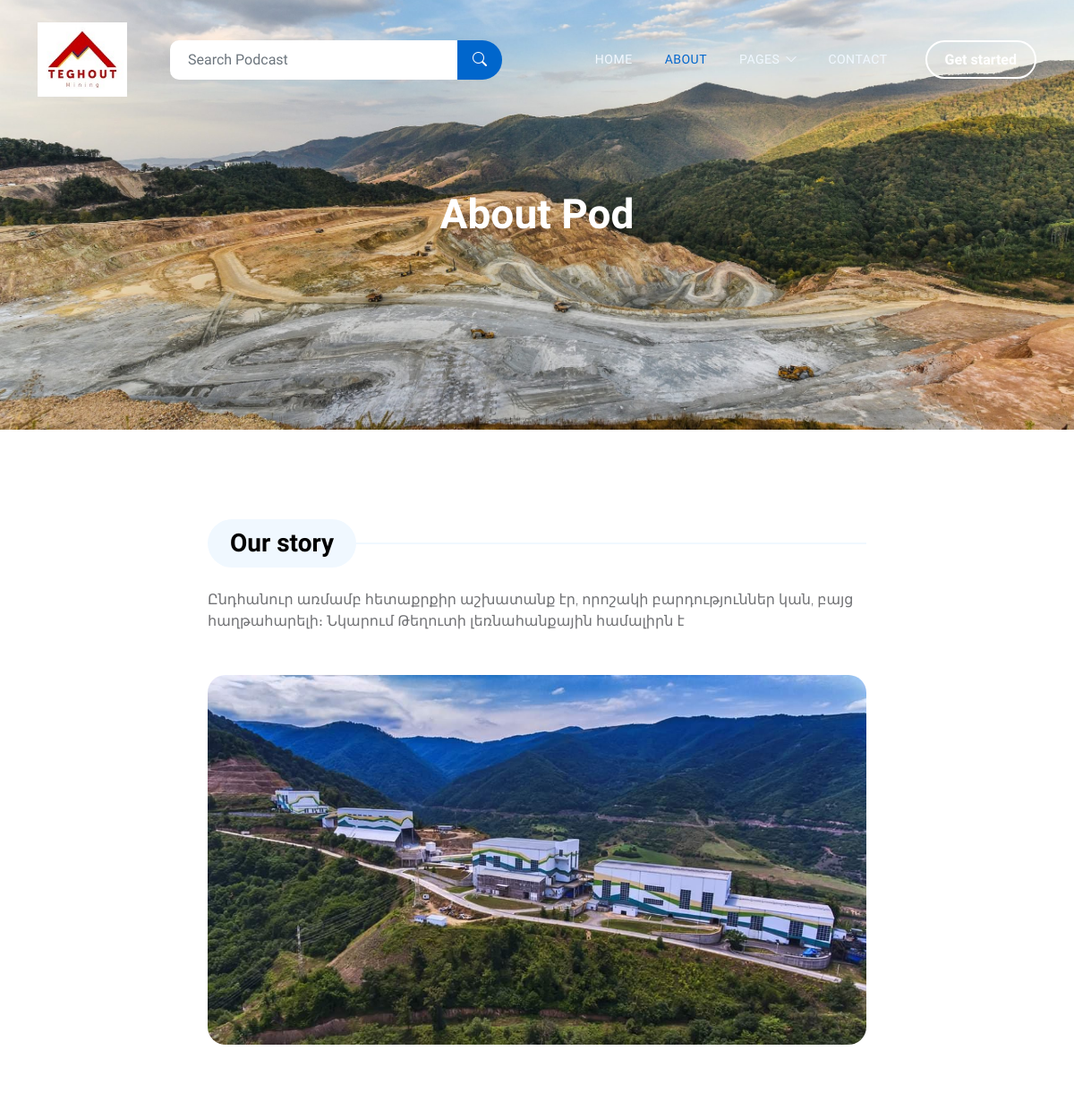
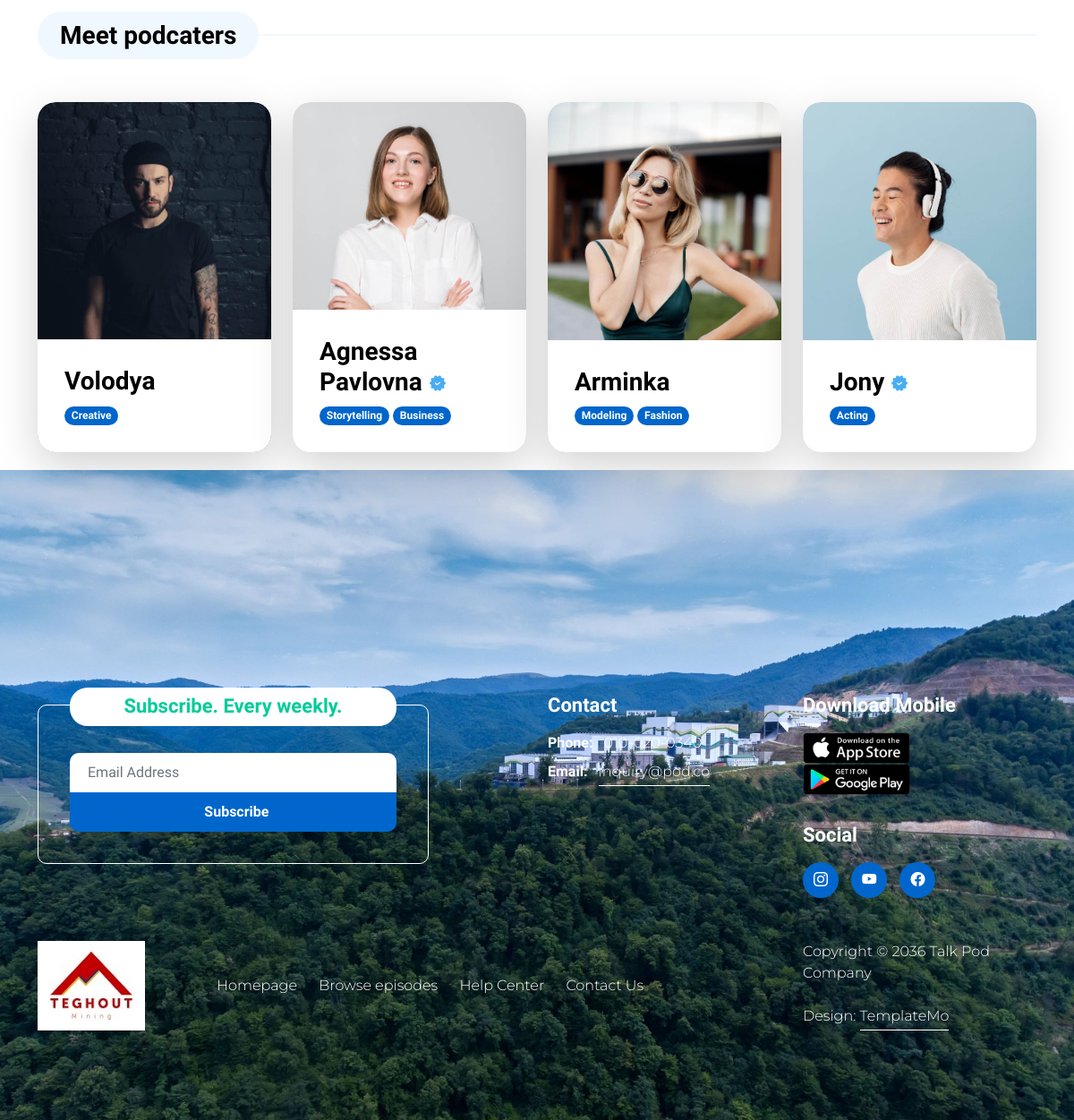
The page /about/ on the database its author committed (2 pictures, top to bottom).
### main/models.py (models this page shows, shortened)
class HomeLogo(models.Model):
    logo = models.ImageField('Home logo', upload_to='images')

class BgImage(models.Model):
    header = models.ImageField('Header Image', upload_to='images', blank=True)
    banner = models.ImageField('Banner Image', upload_to='images', blank=True)
    footer = models.ImageField('Footer Image', upload_to='images', blank=True)

class AboutPod(models.Model):
    img = models.ImageField('About Pod image', upload_to='images')
    text = models.TextField('Text')

class Ourstory(models.Model):
    author = models.ForeignKey(Hero, on_delete=models.CASCADE, related_name='story_hero')
    class Meta:
        verbose_name = 'Ourstory'
        verbose_name_plural = 'Ourstories'

class Hero(models.Model):
    name = models.CharField('Name', max_length=50)
    img = models.ImageField('Image', upload_to='images', null=True)
    badge_1 = models.CharField('badge_1', max_length=20, blank=True)
    badge_2 = models.CharField('badge_2', max_length=20, blank=True)
    kayq_1 = models.CharField('kayq_', max_length=20, blank=True)
    kayq_1_link = models.URLField('kayq_1_link', max_length=50, blank=True)
    kayq_2 = models.CharField('kayq_2', max_length=20, blank=True)
    kayq_2_link = models.URLField('kayq_2_link', max_length=50, blank=True)
    kayq_3 = models.CharField('kayq_3', max_length=20, blank=True)
    kayq_3_link = models.URLField('kayq_3_link', max_length=50, blank=True)
    verification = models.BooleanField('Yes/No', null=True)
    class Meta:
        verbose_name = 'Hero'
        verbose_name_plural = 'Heroes'

class Download(models.Model):
    name = models.CharField('Name', max_length=50)
    img = models.ImageField('Image', upload_to='images', null=True)
    link = models.CharField('link', max_length=60,)
    class Meta:
        verbose_name = 'Download'
        verbose_name_plural = 'Downloads'

class Social(models.Model):
    name = models.CharField('Name', max_length=50)
    link = models.CharField('link', max_length=60,)

### main/views.py (the view)
# urls.py: path('about/', views.about, name = 'about'),
def about(request):
    homelogo = HomeLogo.objects.all()[0]
    download = Download.objects.all()
    social = Social.objects.all()
    footerimage = BgImage.objects.all()[0]
    headerimage = BgImage.objects.all()[0]
    story_hero = Hero.objects.all()
    aboutpod = AboutPod.objects.all()[0]
    return render(request, 'main/about.html', context={
        'act':'about',
        'download':download,
        'social':social,
        'homelogo':homelogo,
        'footerimage':footerimage,
        'headerimage':headerimage,
        'story_hero':story_hero,
        'aboutpod':aboutpod
        })

### main/templates/main/about.html (shortened to what this page needs)
{% extends 'main/base.html' %}
{% block body %}
{% load static %}
            <header class="site-header d-flex flex-column justify-content-center align-items-center" style="  background-image: url('{{ headerimage.header.url }}'), linear-gradient(#348CD2, #FFFFFF);;
            ">
                <div class="container">
                    <div class="row">
                        <div class="col-lg-12 col-12 text-center">
                            <h2 class="mb-0">About Pod</h2>
                        </div>
                    </div>
                </div>
            </header>
            <section class="about-section section-padding" id="section_2">
                <div class="container">
                    <div class="row">
                        <div class="col-lg-8 col-12 mx-auto">
                            <div class="pb-5 mb-5">
                                <div class="section-title-wrap mb-4">
                                    <h4 class="section-title">Our story</h4>
                                </div>
                                <p>{{ aboutpod.text }}</p>
                                <img src="{{ aboutpod.img.url }}" class="about-image mt-5 img-fluid" alt="">
                            </div>
                        </div>
                        <div class="col-lg-12 col-12">
                            <div class="section-title-wrap mb-5">
                                <h4 class="section-title">Meet podcaters</h4>
                            </div>
                        </div>
                        {% for i in story_hero  %}
                        {% for j in i.story_hero.all %}
                        <div class="col-lg-3 col-md-6 col-12 mb-4 mb-lg-0">
                            <div class="team-thumb bg-white shadow-lg">
                                <img src="{{ i.img.url }}" class="about-image img-fluid" alt="">
                                <div class="team-info">
                                    <h4 class="mb-2">
                                        {{ i.name }}
                                        {% if i.verification %}
                                        <img src="{% static 'images/verified.png' %}" class="verified-image img-fluid" alt="">
                                        {% endif %}
                                    </h4>
                                    <span class="badge">{{ i.badge_1 }}</span>
                                    <span class="badge">{{ i.badge_2 }}</span>
                                </div>
                                <div class="social-share">
                                </div>
                            </div>
                        </div>
                        {% endfor %}
                        {% endfor %}
                    </div>
                </div>
            </section>
        </main>
{% endblock %}

### main/templates/main/base.html (shortened to what this page needs)
{% load static %}
<!doctype html>
<html lang="en">
    <head>
        <link rel="stylesheet" href="{% static 'css/bootstrap.min.css' %}">
        <link rel="stylesheet" href="{% static 'css/bootstrap-icons.css' %}">
        <link rel="stylesheet" href="{% static 'css/owl.carousel.min.css' %}">
        <link rel="stylesheet" href="{% static 'css/owl.theme.default.min.css' %}">
        <link href="{% static 'css/templatemo-pod-talk.css' %}" rel="stylesheet">
    </head>
    <body>
        <main>
            <nav class="navbar navbar-expand-lg">
                <div class="container">
                    <a class="navbar-brand me-lg-5 me-0" href="{% url 'index' %}">
                        <img src="{{ homelogo.logo.url }}" class="logo-image img-fluid" alt="templatemo pod talk">
                    </a>
                    <form action="#" method="get" class="custom-form search-form flex-fill me-3" role="search">
                        <div class="input-group input-group-lg">
                            <input name="search" type="search" class="form-control" id="search" placeholder="Search Podcast" aria-label="Search">
                            <button type="submit" class="form-control" id="submit">
                                <i class="bi-search"></i>
                            </button>
                        </div>
                    </form>
                    <div class="collapse navbar-collapse" id="navbarNav">
                        <ul class="navbar-nav ms-lg-auto">
                            <li class="nav-item">
                                <a class="nav-link {% if act == 'index' %}active{% endif %}" href="{% url 'index' %}">Home</a>
                            </li>
                            <li class="nav-item">
                                <a class="nav-link {% if act == 'about' %}active{% endif %}" href="{% url 'about' %}">About</a>
                            </li>
                            <li class="nav-item dropdown">
                                <a class="nav-link dropdown-toggle" href="#" id="navbarLightDropdownMenuLink" role="button" data-bs-toggle="dropdown" aria-expanded="false">Pages</a>
                            </li>
                            <li class="nav-item">
                                <a class="nav-link {% if act == 'contact' %}active{% endif %}" href="{% url 'contact' %}">Contact</a>
                            </li>
                        </ul>
                        <div class="ms-4">
                            <a href="#section_2" class="btn custom-btn custom-border-btn smoothscroll">Get started</a>
                        </div>
                    </div>
                </div>
            </nav>
                {% block body %}{% endblock %}
            <footer class="site-footer" style="  background-image: url('{{ footerimage.footer.url }}'), linear-gradient(#FFFFFF, #348CD2);
            ">
                <div class="container">
                    <div class="row">
                        <div class="col-lg-6 col-12 mb-5 mb-lg-0">
                            <div class="subscribe-form-wrap">
                                <h6>Subscribe. Every weekly.</h6>
                                <form class="custom-form subscribe-form" action="#" method="get" role="form">
                                    <input type="email" name="subscribe-email" id="subscribe-email" pattern="[^ @]*@[^ @]*" class="form-control" placeholder="Email Address" required="">
                                    <div class="col-lg-12 col-12">
                                        <button type="submit" class="form-control" id="submit">Subscribe</button>
                                    </div>
                                </form>
                            </div>
                        </div>
                        <div class="col-lg-3 col-md-6 col-12 mb-4 mb-md-0 mb-lg-0">
                            <h6 class="site-footer-title mb-3">Contact</h6>
                            <p class="mb-2"><strong class="d-inline me-2">Phone:</strong> 010-020-0340</p>
                            <p>
                                <strong class="d-inline me-2">Email:</strong>
                                <a href="#">inquiry@pod.co</a>
                            </p>
                        </div>
                        <div class="col-lg-3 col-md-6 col-12">
                            <h6 class="site-footer-title mb-3">Download Mobile</h6>
                            <div class="site-footer-thumb mb-4 pb-2">
                                <div class="d-flex flex-wrap">
                                    {% for i in download %}
                                    <a href="{{ i.link }}">
                                        <img src="{{ i.img.url }}" class="me-3 mb-2 mb-lg-0 img-fluid" alt="">
                                    </a>
                                    {% endfor %}
                                </div>
                            </div>
                            <h6 class="site-footer-title mb-3">Social</h6>
                            <ul class="social-icon">
                                {% for i in social %}
                                <li class="social-icon-item">
                                    <a href="{{ i.link }}" class="social-icon-link bi-{{ i.name }}"></a>
                                </li>
                                {% endfor %}
                            </ul>
                        </div>
                    </div>
                </div>
                <div class="container pt-5">
                    <div class="row align-items-center">
                        <div class="col-lg-2 col-md-3 col-12">
                            <a class="navbar-brand" href="{% url 'index' %}">
                                <img src="{{ homelogo.logo.url }}" class="logo-image img-fluid" alt="templatemo pod talk">
                            </a>
                        </div>
                        <div class="col-lg-7 col-md-9 col-12">
                            <ul class="site-footer-links">
                                <li class="site-footer-link-item">
                                    <a href="{% url 'index' %}" class="site-footer-link">Homepage</a>
                                </li>
                                <li class="site-footer-link-item">
                                    <a href="{% url 'index' %}" class="site-footer-link">Browse episodes</a>
                                </li>
                                <li class="site-footer-link-item">
                                    <a href="{% url 'contact' %}" class="site-footer-link">Help Center</a>
                                </li>
                                <li class="site-footer-link-item">
                                    <a href="{% url 'contact' %}" class="site-footer-link">Contact Us</a>
                                </li>
                            </ul>
                        </div>
                        <div class="col-lg-3 col-12">
                            <p class="copyright-text mb-0">Copyright © 2036 Talk Pod Company
                            <br><br>
                            Design: <a rel="nofollow" href="https://templatemo.com/page/1" target="_parent">TemplateMo</a></p>
                        </div>
                    </div>
                </div>
            </footer>
        </body>
    </html>

### rows shown on the page
HomeLogo: logo (picture)
BgImage: header (picture), footer (picture)
AboutPod: text "Ընդհանուր առմամբ հետաքրքիր աշխատանք էր, որոշակի բարդություններ կան, բայց հաղթահարելի։ Նկարում Թեղուտի լեռնահանքային համալիրն է", img (picture)
Hero: name "Volodya", badge_1 "Creative"
Ourstory: img (picture)
Hero: name "Agnessa Pavlovna", badge_1 "Storytelling", badge_2 "Business"
Ourstory: img (picture)
Hero: name "Arminka", badge_1 "Modeling", badge_2 "Fashion"
Ourstory: img (picture)
Hero: name "Jony", badge_1 "Acting"
Ourstory: img (picture)
Download: img (picture)
Download: img (picture)
